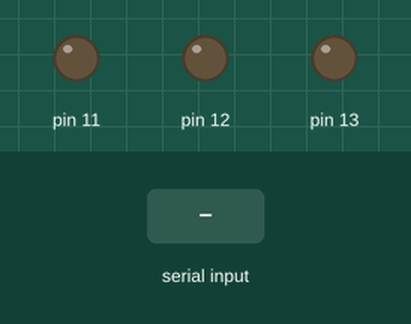
The sketch below on a simulated Arduino Uno, built with avr-gcc and run on an emulated ATmega328P. On the bench: output pins drawn as LEDs (lit = HIGH). Inputs (shaded band) come from the test bench. What the sketch prints to the serial monitor is not drawn.

Above: at 1.2 s.
1.3 s: "A" received over Serial
At 2.1 s:
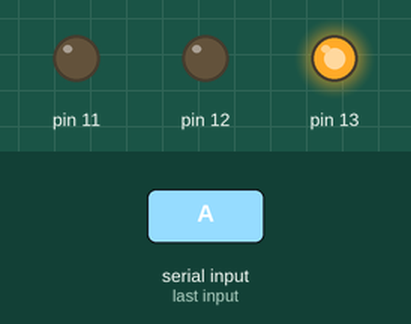
2.8 s: "B" received over Serial
At 3.2 s:
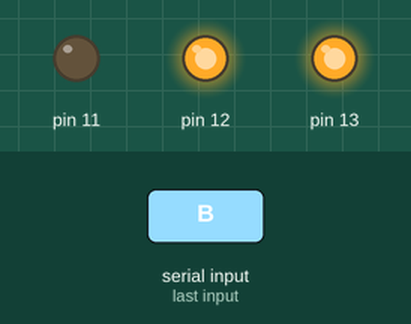
4.3 s: "C" received over Serial
At 5.6 s:
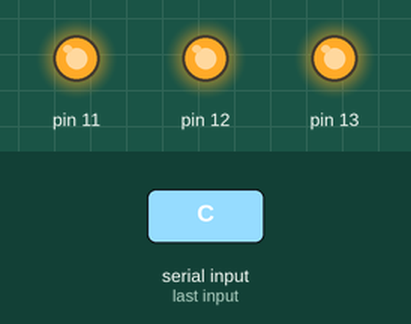
Timing chart, 0 to 7.3 s (numbered marks = the images above; inputs shaded):
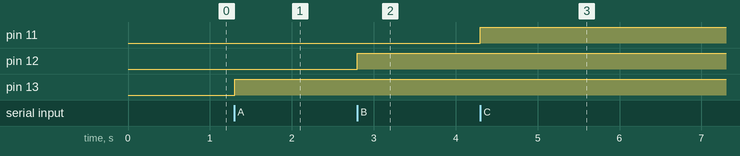

The sketch:

TRAFIC_blutooth_LED_blink_copy_20230323095303.ino
```cpp
void setup() {
  // put your setup code here, to run once:
pinMode(13,OUTPUT);
pinMode(12,OUTPUT);
pinMode(11,OUTPUT);
Serial.begin(9600);
}

void loop() {
  // put your main code here, to run repeatedly:
char in = (char)Serial.read();

if (in == 'A')
  {
    digitalWrite(13,HIGH);
    Serial.print(in);
  }
else if (in == 'AA')
  {
    digitalWrite(13,LOW);
    Serial.print(in);
  }
if (in == 'B')
  {
    digitalWrite(12,HIGH);
    Serial.print(in);
  }
 else if (in == 'BB')
  {
    digitalWrite(12,LOW);
    Serial.print(in);
  }
  if (in == 'C')
  {
    digitalWrite(11,HIGH);
    Serial.print(in);
  }
   else if (in == 'CC')
  {
    digitalWrite(11,LOW);
    Serial.print(in);
  }

}
```

Measured:
- after the input at 1.3 s, pin 13: LOW → HIGH at once
- after the input at 2.8 s, pin 12: LOW → HIGH at once
- after the input at 4.3 s, pin 11: LOW → HIGH at once
